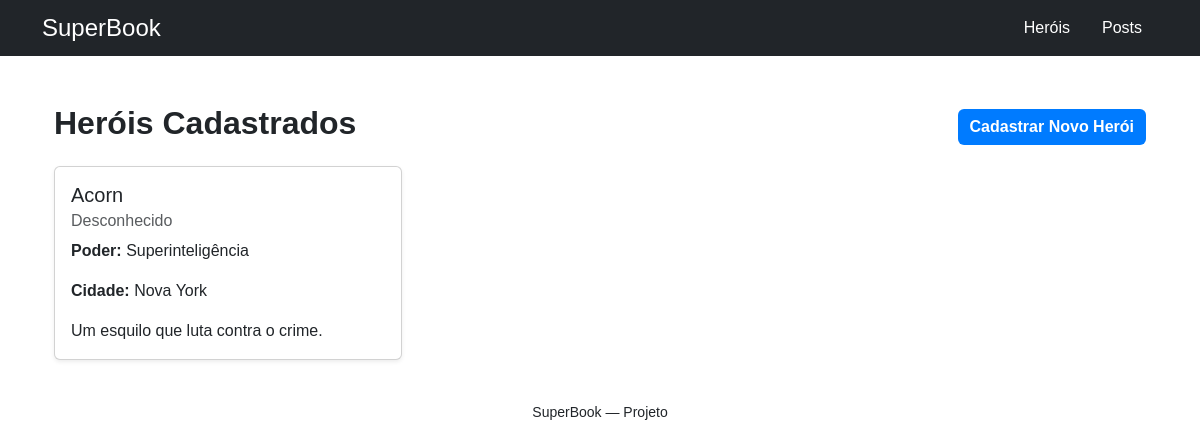
Screenshot of /heroes/lista/ with the database file from the repository.
### heroes/models.py (models this page shows, shortened)
class Hero(models.Model):
    codinome = models.CharField(max_length=50, unique=True)
    nome_real = models.CharField(max_length=100, blank=True, null=True)
    poder_principal = models.CharField(max_length=100)
    cidade = models.CharField(max_length=100)
    historia = models.TextField(blank=True, null=True)
    criado_em = models.DateTimeField(auto_now_add=True)

### heroes/views.py (the view)
# urls.py: path('lista/', views.lista_herois, name='lista_herois'),
def lista_herois(request):
    herois = Hero.objects.all()
    return render(request, "heroes/lista_herois.html", {"herois": herois})

### heroes/templates/heroes/lista_herois.html (shortened to what this page needs)
{% extends 'base.html' %}
{% load widget_tweaks %}
{% block content %}
<div class="container mt-5">
    <div class="d-flex justify-content-between align-items-center mb-3">
        <h2>Heróis Cadastrados</h2>
        <a href="{% url 'criar_heroi' %}" class="btn btn-primary">Cadastrar Novo Herói</a>
    </div>
    <div class="row">
        {% for heroi in herois %}
        <div class="col-md-4 mb-3">
            <div class="card shadow-sm h-100">
                <div class="card-body">
                    <h5 class="card-title">{{ heroi.codinome }}</h5>
                    <h6 class="card-subtitle mb-2 text-muted">{{ heroi.nome_real }}</h6>
                    <p class="card-text"><strong>Poder:</strong> {{ heroi.poder_principal }}</p>
                    <p class="card-text"><strong>Cidade:</strong> {{ heroi.cidade }}</p>
                    <p class="card-text">{{ heroi.historia|truncatewords:20 }}</p>
                </div>
            </div>
        </div>
        {% empty %}
        <p>Nenhum herói cadastrado ainda.</p>
        {% endfor %}
    </div>
</div>
{% endblock %}

### superbook/templates/base.html (style rules this page uses)
body { font-family: Arial, Helvetica, sans-serif; font-weight: 500; font-size: 16px; }
h1, h2, h3, h4 { font-weight: 700; }
.btn { font-weight: 600; padding: 6px 12px; border-radius: 6px; }
.btn-primary { background-color: #007bff; border: none; }

### rows the page displays
Hero: codinome "Acorn", nome_real "Desconhecido", poder_principal "Superinteligência", cidade "Nova York", historia "Um esquilo que luta contra o crime."
